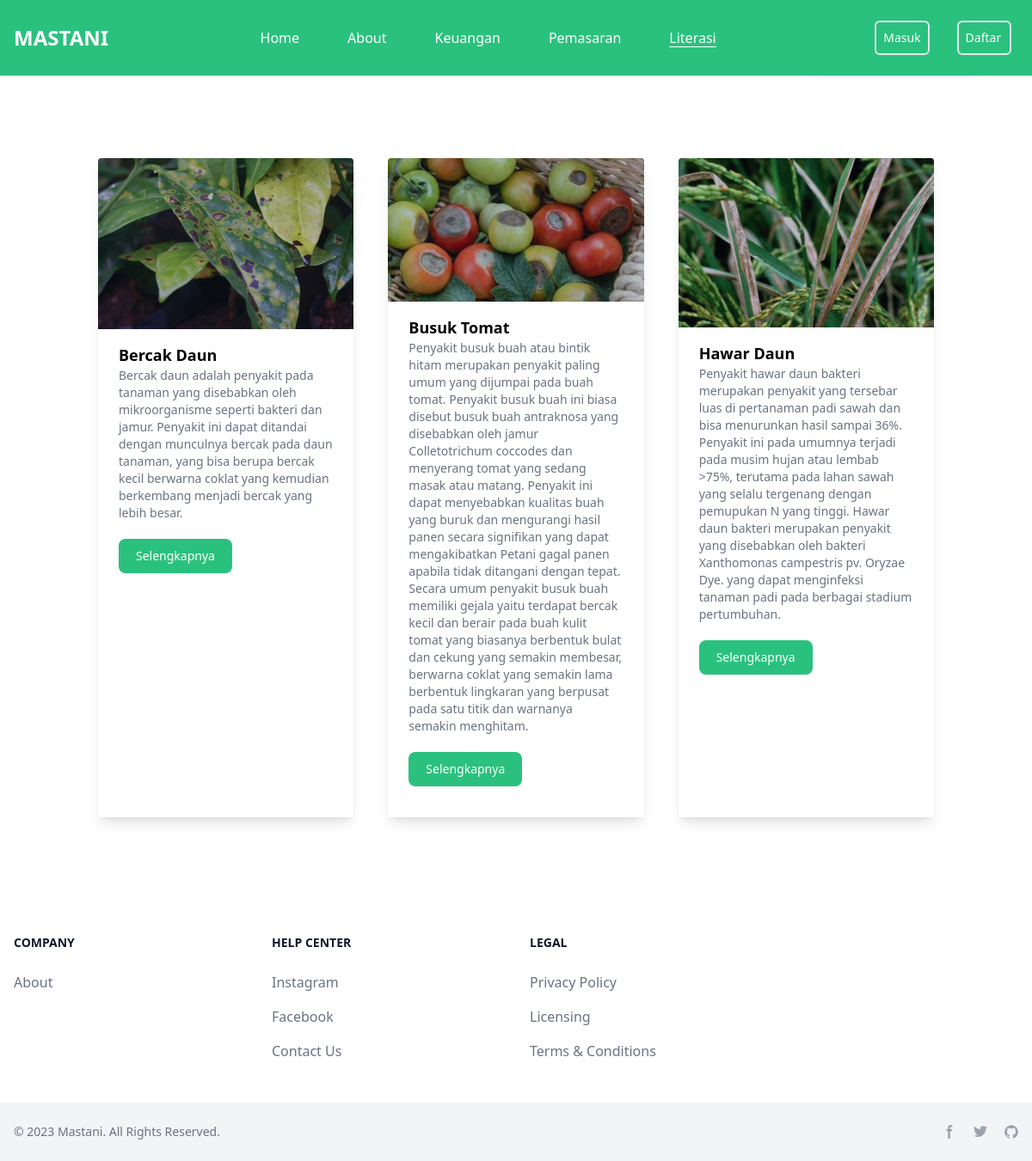
Screenshot of /literasi/ with the database file from the repository.
### Home/models.py (models this page shows, shortened)
class literasi (models.Model):
    title = models.CharField(max_length=256)
    deskripsi = models.TextField(max_length=2000)
    author = models.CharField(max_length=100)
    created_date = models.DateField()
    link_literasi = models.CharField(max_length=256, default='default_link')
    img = models.ImageField(upload_to='img_literasi', null=True, blank=True)

### Home/views.py (the view)
# urls.py: path('literasi/', views.literasi_view, name='literasi'),
def literasi_view(request):
    data_literasi = literasi.objects.all()
    context = {
        'data_literasi':data_literasi,
        'active_page':'literasi'
    }
    return render (request, 'Home/literasi.html', context)

### Home/templates/Home/literasi.html (shortened to what this page needs)
{% extends 'base.html' %} {% load static %} {% block content %}
<div class="w-full flex justify-center items-center">
  <div class="w-11/12 my-10">
    <div class="max-w-screen-xl mx-auto p-5 sm:p-10 md:p-16">
      <div class="grid grid-cols-1 md:grid-cols-3 sm:grid-cols-2 gap-10">
        {% for item in data_literasi %}
        <div class="rounded overflow-hidden shadow-lg">
          <div class="relative">
            <a href="#">
              {% if item.img %}
              <img class="w-full" src="{{ item.img.url }}" alt="{{ item.title }}" />
              {% else %}
              <p>Gambar tidak tersedia</p>
              {% endif %}
              <div class="hover:bg-transparent transition duration-300 absolute bottom-0 top-0 right-0 left-0 bg-gray-900 opacity-25"></div>
            </a>
          </div>
          <div class="px-6 py-4">
            <a href="#" class="font-semibold text-lg inline-block hover:text-hijau-primary transition duration-500 ease-in-out">{{ item.title }}</a>
            <p class="text-gray-500 text-sm">{{ item.deskripsi }}</p>
            <a
              href="{{ item.link_literasi }}"
              class="sm:w-fit w-full px-3.5 py-2 bg-hijau-primary hover:bg-green-700 transition-all duration-700 ease-in-out rounded-lg shadow-[0px_1px_2px_0px_rgba(16,_24,_40,_0.05)] justify-center items-center flex my-5"
            >
              <span class="px-1.5 text-white text-sm font-medium leading-6">Selengkapnya</span>
            </a>
          </div>
        </div>
        {% endfor %}
      </div>
    </div>
  </div>
</div>
{% endblock %}

### templates/base.html (shortened to what this page needs)
{% load static tailwind_tags %}
<!DOCTYPE html>
<html lang="en">
  <head>
    {% load static %} {% tailwind_css %}
  </head>
  <body>
    <div class="relative h-20">
      <nav class="bg-hijau-primary border-gray-200 dark:bg-gray-900 text-white fixed z-50 top-0 w-full">
        <div class="max-w-screen-xl flex flex-wrap items-center justify-between mx-auto p-4">
          <a href="{% url 'home' %}" class="flex items-center space-x-3 rtl:space-x-reverse">
            <span class="self-center text-2xl font-semibold whitespace-nowrap dark:text-white">MASTANI</span>
          </a>
          <div class="flex items-center md:order-2 space-x-3 md:space-x-0 rtl:space-x-reverse">
            {% if user.role == 'buyer' %}
            <button type="button" id="dropdownToggle" class="px-2 py-2 flex items-center rounded-full text-[#333] text-sm border border-gray-300 outline-none bg-white hover:bg-gray-100">
              <svg xmlns="http://www.w3.org/2000/svg" fill="none" viewBox="0 0 24 24" stroke-width="1.5" stroke="currentColor" class="size-6 mx-2">
                <path
                  stroke-linecap="round"
                  stroke-linejoin="round"
                  d="M17.982 18.725A7.488 7.488 0 0 0 12 15.75a7.488 7.488 0 0 0-5.982 2.975m11.963 0a9 9 0 1 0-11.963 0m11.963 0A8.966 8.966 0 0 1 12 21a8.966 8.966 0 0 1-5.982-2.275M15 9.75a3 3 0 1 1-6 0 3 3 0 0 1 6 0Z"
                />
              </svg>
              {{ user.username }}
              <svg xmlns="http://www.w3.org/2000/svg" class="w-3 fill-gray-800 inline mx-2" viewBox="0 0 24 24">
                <path
                  fill-rule="evenodd"
                  d="M11.99997 18.1669a2.38 2.38 0 0 1-1.68266-.69733l-9.52-9.52a2.38 2.38 0 1 1 3.36532-3.36532l7.83734 7.83734 7.83734-7.83734a2.38 2.38 0 1 1 3.36532 3.36532l-9.52 9.52a2.38 2.38 0 0 1-1.68266.69734z"
                  clip-rule="evenodd"
                  data-original="#000000"
                />
              </svg>
            </button>
            {% else %}
            <div class="p-2 gap-x-3 grid grid-cols-2 sm:gap-x-8">
              <a href="{% url 'login' %}" class="p-2 border-2 rounded-md hover:bg-white hover:text-hijau-primary active:bg-gray-100 focus:ring-gray-200 focus:ring-2 sm:text-sm text-xs">Masuk</a>
              <a href="{% url 'register' %}" class="p-2 border-2 rounded-md hover:bg-white hover:text-hijau-primary active:bg-gray-100 focus:ring-gray-200 focus:ring-2 sm:text-sm text-xs">Daftar</a>
            </div>
            {% endif %}
          </div>
          <div class="items-center justify-between hidden w-full md:flex md:w-auto md:order-1 p-3 my-1" id="navbar-user">
            <ul class="flex flex-col font-medium p-4 md:p-0 mt-4 border rounded-lg md:space-x-8 rtl:space-x-reverse md:flex-row md:mt-0 md:border-0 dark:bg-gray-800 md:dark:bg-gray-900 dark:border-gray-700 gap-x-6">
              <li>
                <a
                  href="{% url 'home' %}"
                  class="block py-2 px-3 text-white rounded md:bg-transparent md:p-0 md:dark:text-blue-500 {% if active_page == 'home' %}underline underline-offset-4{% endif %} md:hover:text-gray-200"
                  aria-current="page"
                  >Home</a
                >
              </li>
              <li>
                <a
                  href="{% url 'about' %}"
                  class="block py-2 px-3 rounded hover:bg-gray-100 md:hover:bg-transparent md:hover:text-gray-200 md:p-0 dark:text-white md:dark:hover:text-blue-500 dark:hover:bg-gray-700 dark:hover:text-white md:dark:hover:bg-transparent dark:border-gray-700 underline-offset-4 {% if active_page == 'about' %}underline underline-offset-4{% endif %}"
                  >About</a
                >
              </li>
              <li>
                <a
                  href="{% url 'keuangan' %}"
                  class="block py-2 px-3 rounded hover:bg-gray-100 md:hover:bg-transparent md:hover:text-gray-200 md:p-0 dark:text-white md:dark:hover:text-blue-500 dark:hover:bg-gray-700 dark:hover:text-white md:dark:hover:bg-transparent dark:border-gray-700 underline-offset-4 {% if active_page == 'keuangan' %}underline underline-offset-4{% endif %}"
                  >Keuangan</a
                >
              </li>
              <li>
                <a
                  href="{% url 'pemasaran' %}"
                  class="block py-2 px-3 rounded hover:bg-gray-100 md:hover:bg-transparent md:hover:text-gray-200 md:p-0 dark:text-white md:dark:hover:text-blue-500 dark:hover:bg-gray-700 dark:hover:text-white md:dark:hover:bg-transparent dark:border-gray-700 underline-offset-4 {% if active_page == 'pemasaran' %}underline underline-offset-4{% endif %}"
                  >Pemasaran</a
                >
              </li>
              <li>
                <a
                  href="{% url 'literasi' %}"
                  class="block py-2 px-3 rounded hover:bg-gray-100 md:hover:bg-transparent md:hover:text-gray-200 md:p-0 dark:text-white md:dark:hover:text-blue-500 dark:hover:bg-gray-700 dark:hover:text-white md:dark:hover:bg-transparent dark:border-gray-700 underline-offset-4 {% if active_page == 'literasi' %}underline underline-offset-4{% endif %}"
                  >Literasi</a
                >
              </li>
            </ul>
          </div>
        </div>
      </nav>
    </div>
    <ul id="dropdownMenu" class="fixed md:right-[60px] md:w-1/6 w-1/3 right-14 md:top-[85px] top-[72px] bg-gray-50 shadow-md transform -translate-y-full transition-all duration-300 ease-out z-30 py-2 rounded-lg max-h-96">
      <li class="py-2.5 px-5 flex items-center hover:bg-gray-100 text-[#333] text-sm cursor-pointer my-2.5">
        <a href="{% url 'profile_view' %}" class="w-full flex items-center">
        </a>
      </li>
      <li class="py-2.5 px-5 flex items-center hover:bg-gray-100 text-[#333] text-sm cursor-pointer">
        <form action="{% url 'logout' %}" method="post">
          <button type="submit" class="flex items-center">
          </button>
        </form>
      </li>
    </ul>
    <div id="mobileSidebar" class="fixed left-0 right-0 top-14 shadow-md transform -translate-y-full transition-all duration-300 ease-out z-40 bg-hijau-primary">
      <ul class="py-4">
        <li>
          <a
            href="{% url 'pemasaran' %}"
            class="block py-2 px-5 text-white rounded md:bg-transparent md:p-0 md:dark:text-blue-500 md:hover:text-gray-200 {% if active_page == 'pemasaran' %}underline underline-offset-4{% endif %}"
            aria-current="page"
            >Pemasaran</a
          >
        </li>
        <li>
          <a
            href="{% url 'literasi' %}"
            class="block py-2 px-5 text-white rounded md:bg-transparent md:p-0 md:dark:text-blue-500 {% if active_page == 'literasi' %}underline underline-offset-4{% endif %} md:hover:text-gray-200"
            aria-current="page"
            >Literasi</a
          >
        </li>
      </ul>
    </div>
    {% block content %} {% endblock %}
    <footer class="bg-white dark:bg-gray-900">
      <div class="mx-auto w-full max-w-screen-xl">
        <div class="grid grid-cols-2 gap-8 px-4 py-6 lg:py-8 md:grid-cols-4">
          <div>
            <h2 class="mb-6 text-sm font-semibold text-gray-900 uppercase dark:text-white">Company</h2>
            <ul class="text-gray-500 dark:text-gray-400 font-medium">
              <li class="mb-4">
                <a href="#" class="hover:underline">About</a>
              </li>
            </ul>
          </div>
          <div>
            <h2 class="mb-6 text-sm font-semibold text-gray-900 uppercase dark:text-white">Help center</h2>
            <ul class="text-gray-500 dark:text-gray-400 font-medium">
              <li class="mb-4">
                <a href="#" class="hover:underline">Instagram</a>
              </li>
              <li class="mb-4">
                <a href="#" class="hover:underline">Facebook</a>
              </li>
              <li class="mb-4">
                <a href="#" class="hover:underline">Contact Us</a>
              </li>
            </ul>
          </div>
          <div>
            <h2 class="mb-6 text-sm font-semibold text-gray-900 uppercase dark:text-white">Legal</h2>
            <ul class="text-gray-500 dark:text-gray-400 font-medium">
              <li class="mb-4">
                <a href="#" class="hover:underline">Privacy Policy</a>
              </li>
              <li class="mb-4">
                <a href="#" class="hover:underline">Licensing</a>
              </li>
              <li class="mb-4">
                <a href="#" class="hover:underline">Terms &amp; Conditions</a>
              </li>
            </ul>
          </div>
        </div>
        <div class="px-4 py-6 bg-gray-100 dark:bg-gray-700 md:flex md:items-center md:justify-between">
          <span class="text-sm text-gray-500 dark:text-gray-300 sm:text-center">© 2023 <a href="/">Mastani</a>. All Rights Reserved. </span>
          <div class="flex mt-4 sm:justify-center md:mt-0 space-x-5 rtl:space-x-reverse">
            <a href="#" class="text-gray-400 hover:text-gray-900 dark:hover:text-white">
              <svg class="w-4 h-4" aria-hidden="true" xmlns="http://www.w3.org/2000/svg" fill="currentColor" viewBox="0 0 8 19">
                <path fill-rule="evenodd" d="M6.135 3H8V0H6.135a4.147 4.147 0 0 0-4.142 4.142V6H0v3h2v9.938h3V9h2.021l.592-3H5V3.591A.6.6 0 0 1 5.592 3h.543Z" clip-rule="evenodd" />
              </svg>
            </a>
            <a href="#" class="text-gray-400 hover:text-gray-900 dark:hover:text-white">
            </a>
            <a href="#" class="text-gray-400 hover:text-gray-900 dark:hover:text-white">
            </a>
          </div>
        </div>
      </div>
    </footer>
  </body>
</html>

### rows the page displays
literasi: img (picture), title "Bercak Daun", deskripsi "Bercak daun adalah penyakit pada tanaman yang disebabkan oleh mikroorganisme seperti bakteri dan jamur. Penyakit ini dapat ditandai dengan munculnya bercak pada daun tanaman, yang bisa berupa bercak kecil berwarna coklat yang kemudian berkembang menjadi bercak yang lebih besar."
literasi: img (picture), title "Busuk Tomat", deskripsi "Penyakit busuk buah atau bintik hitam merupakan penyakit paling umum yang dijumpai pada buah tomat. Penyakit busuk buah ini biasa disebut busuk buah antraknosa yang disebabkan oleh jamur Colletotrichum coccodes dan menyerang tomat yang sedang masak atau matang. Penyakit ini dapat menyebabkan kualitas buah yang buruk dan mengurangi hasil panen secara signifikan yang dapat mengakibatkan Petani gagal panen apabila tidak ditangani dengan tepat. Secara umum penyakit busuk buah memiliki gejala yaitu terdapat bercak kecil dan berair pada buah kulit tomat yang biasanya berbentuk bulat dan cekung yang semakin membesar, berwarna coklat yang semakin lama berbentuk lingkaran yang berpusat pada satu…"
literasi: img (picture), title "Hawar Daun", deskripsi "Penyakit hawar daun bakteri merupakan penyakit yang tersebar luas di pertanaman padi sawah dan bisa menurunkan hasil sampai 36%. Penyakit ini pada umumnya terjadi pada musim hujan atau lembab >75%, terutama pada lahan sawah yang selalu tergenang dengan pemupukan N yang tinggi. Hawar daun bakteri merupakan penyakit yang disebabkan oleh bakteri Xanthomonas campestris pv. Oryzae Dye. yang dapat menginfeksi tanaman padi pada berbagai stadium pertumbuhan."
